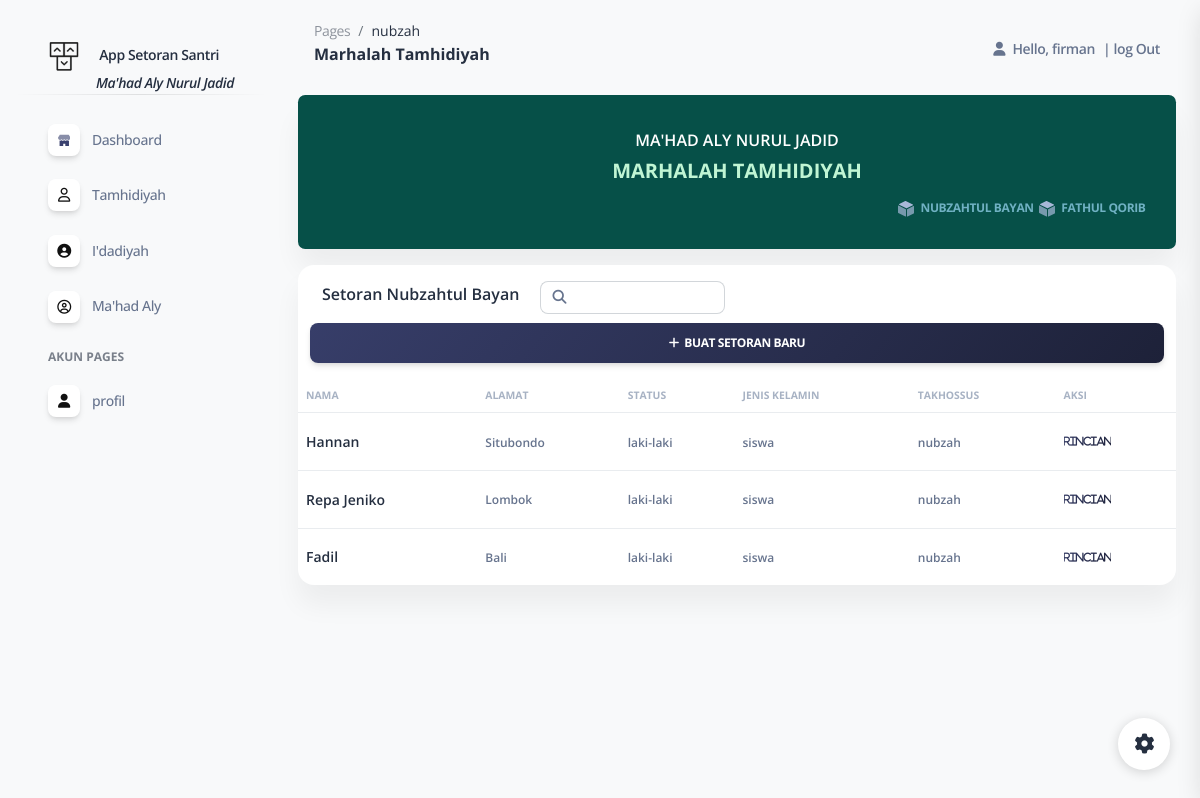
Screenshot of /nubzah/ (signed in) with the database file from the repository.
### appstor/models.py (models this page shows, shortened)
class Santri(models.Model):
    jenis={
        ('laki-laki','laki-laki'),
        ('perempuan','perempuan')
     }
    statusp={
        ('siswa','siswa'),
        ('mahasiswa','mahasiswa'),
        ('salaf','salaf')
     }
    marhalah={
        ('Tamhidiyah','Tamhidiyah'),
        ('Idadiyah','Idadiyah'),
        ('Mahad Aly','Mahad Aly'),
     }
    jns={
        ('nubzah','nubzah'),
        ('fathul qorib','fathul qorib'),
        ('fathul muin','fathul muin'),
        ('faroid','faroid'),
        ('arudl','arudl'),
        ('mantiq','mantiq'),
        ('balaghoh','balaghoh'),
        ('qowaid fiqh','qowaid fiqh'),
        ('usul fiqh','usul fiqh'),
     }
    nama = models.CharField(max_length=200, blank=False, null=True)
    alamat = models.CharField( max_length=200, blank=True, null=True)
    status = models.CharField(choices=statusp, max_length=200, blank=True, null=True)
    jk = models.CharField(choices=jenis, max_length=20, blank=True, null=True)
    marhalah= models.CharField(choices=marhalah, max_length=30, blank=True, null=True)
    takhossus = models.CharField(choices=jns, max_length=30, blank=True, null=True)

### appstor/views.py (the view)
@login_required(login_url='login')
def nubzah(request):
    list_qorib = Santri.objects.all()
    filterqrbn = list_qorib.filter(takhossus = 'nubzah')
    filter_santrin = SantriFilter(request.GET, queryset=filterqrbn)
    filterqrbn =filter_santrin.qs
    context = {
        'judul' : 'Marhalah Tamhidiyah',
        'menu': 'nubzah',
        'page': 'nubzah',
        'nubzah': filterqrbn,
        'filter_data_santri': filter_santrin,
    }
    return render(request, 'data/nubzah.html', context)

### appstor/templates/data/nubzah.html (shortened to what this page needs)
{% extends "data/main.html" %}
{% block content %}
{% load static %}
{% load widget_tweaks %}
<div class="container-fluid">
        <div class="col-lg-0 mb-lg-0 mb-2">
            <div class="card">
                    <div  style="background-color:rgb(6, 80, 72); " class="card-body p-20 badge filter mt-0 w-100 me-4">
                    <div class="row">
                        <div class="col-lg-0">
                            <div class="d-flex flex-column h-50">
                                <p class="mb-1 pt-2 text-bold">ma'had aly nurul jadid</p>
                                <h5 class="font-weight-bolder " style="color:rgb(192, 245, 212);">{{ judul}}</h5>
                                <div class="row gx-4">
                                    <div
                                        class="col-lg-4 col-md-6 my-sm-auto ms-sm-auto me-sm-0 mx-auto mt-3 bg-transparent">
                                        <ul class="nav nav-pills nav-fill p-1 bg-transparent" role="tablist">
                                            <li class="nav-item">
                                                <a data-bs-toggle="url" role="url" aria-controls="overview"
                                                    aria-selected="true">
                                                    <a class="nav-link mb-0 px-0 py-1  " href="{% url 'nubzah' %}">
                                                      <span class="ms-1" style="color:#70b1c3;">Nubzahtul Bayan</span>
                                                    </a>
                                                </a>
                                            </li>
                                            <li class="nav-item">
                                                <a data-bs-toggle="url" role="url" aria-controls="overview"
                                                    aria-selected="true">
                                                    <a class="nav-link mb-0 px-0 py-1 " href="{% url 'qorib' %}">
                                                      <span class="ms-1" style="color:#70b1c3;">Fathul Qorib</span>
                                                    </a>
                                                </a>
                                            </li>
                                        </ul>
                                    </div>
                                </div>
                            </div>
                        </div>
                    </div>
                </div>
            </div>
        </div>
        <div class="row mt-3">
            <div class="col-12">
                <div class="card mb-4">
                    <div class="ms-4 mt-3  pe-md-3 d-flex align-items-center">
                        <div class="me-md-2 w-25">
                            <h6>Setoran Nubzahtul Bayan </h6>
                        </div>
                        <form method="get">
                            <div class="row  text-sm  w-600 ">
                                     <div class="col input-group " style="width: 100;" aria-placeholder="cari nama">
                                    <span class="input-group-text text-body"><i class="fas fa-search" aria-hidden="true"
                                            aria-placeholder="nama"></i></span>
                                    {{ filter_data_santri.form.nama | add_class:"form-control form-control-sm"}}
                                </div>
                            </div>
                        </form>
                    </div>
                    <div class="position-relative width-20px bg-cover top-0 width-20 ms-4 mb-3 mt-2 me-4 mx-0 ">
                        <div class="row">
                            <a class="btn bg-gradient-dark mb-0" href="{% url 'setorbaru' %}"><i
                                    class="fas fa-plus"></i>&nbsp;&nbsp;buat setoran baru</a>
                        </div>
                    </div>
                    <div class="card-body px-0 pt-0 pb-0">
                        <div class="table-responsive p-0">
                            <table class="table align-items-center justify-content-center mb-0">
                                <thead>
                                    <tr>
                                        <td
                                            class="text-uppercase text-secondary text-xxs font-weight-bolder opacity-7 ms-2 ps-2">
                                              Nama</td>
                                        <td
                                            class="text-uppercase text-secondary text-xxs font-weight-bolder opacity-7 ps-2">
                                            alamat</td>
                                        <td
                                            class="text-uppercase text-secondary text-xxs font-weight-bolder  opacity-7 me-sm-1 ps-2">
                                            status</td>
                                        <td
                                            class="text-uppercase text-secondary text-xxs font-weight-bolder  opacity-7 me-sm-1 ps-2">
                                            Jenis kelamin</td>
                                        <td
                                            class="text-uppercase text-secondary text-xxs font-weight-bolder  opacity-7 me-sm-1 ps-2">
                                            takhossus</td>
                                        <td
                                            class="text-uppercase text-secondary text-xxs font-weight-bolder  opacity-7 ps-2">
                                            aksi</td>
                                    </tr>
                                </thead>
                                <tbody>
                                    {% for datanubzah in nubzah %}
                                    <tr>
                                        <td>
                                            <div class="d-flex px-0">
                                                <div class="my-auto">
                                                    <h6 class="mb-0 text-sm"> {{ datanubzah.nama }}</h6>
                                                </div>
                                            </div>
                                        </td>
                                        <td>
                                            <span class="text-xs font-weight-bold"> {{ datanubzah.alamat }}</span>
                                        </td>
                                        <td>
                                            <span class="text-xs font-weight-bold"> {{ datanubzah.jk }}</span>
                                        </td>
                                        <td>
                                            <span class="text-xs font-weight-bold"> {{ datanubzah.status }}</span>
                                        </td>
                                        <td> <span class="text-xs font-weight-bold"> {{ datanubzah.takhossus}}</span>
                                        </td>
                                        <td class="align-items-center">
                                            <div class="ms-sm-0">
                                                <a class="btn btn-link text-dark text-gradient px-0 mb-0"
                                                    href="{% url 'strnubzah' datanubzah.id %}"><i class="fa fa-view text-xxs me-0"
                                                        aria-hidden="true">rincian</i></a>
                                            </div>
                                        </td>
                                    </tr>
                                    </tr>{% endfor %}
                                </tbody>
                            </table>
                        </div>
                    </div>
                </div>
            </div>
        </div>
    </div>
    {% endblock content %}

### appstor/templates/data/navbar.html (shortened to what this page needs)
{% load static %}
<!DOCTYPE html>
<html lang="en">
    <nav class="navbar navbar-main navbar-expand-lg px-0 mx-4 shadow-none border-radius-xl" id="navbarBlur" navbar-scroll="true">
        <div class="container-fluid py-1 px-3">
          <nav aria-label="breadcrumb">
            <ol class="breadcrumb bg-transparent mb-0 pb-0 pt-1 px-0 me-sm-6 me-5">
              <li class="breadcrumb-item text-sm"><a class="opacity-5 text-dark" href="javascript:;">Pages</a></li>
              <li class="breadcrumb-item text-sm text-dark active" aria-current="page">{{ page}}</li>
            </ol>
            <h6 class="font-weight-bolder mb-lg-3">{{ judul }}</h6>
          </nav>
          <div class="collapse navbar-collapse mt-sm-0 mt-2 me-md-0 me-sm-4" id="navbar">
            <ul class="navbar-nav  justify-content-end">
                <li class="nav-item d-flex align-items-center">
                    <a href="javascript:;" class="nav-link text-body font-weight-bold px-0">
                        <i class="fa fa-user me-sm-1"></i>
                        <span class="me-2 d-sm-inline d-none">Hello, {{ request.user }}</span>
                    </a>
                </li>
                {% if user.is_authenticated %}
                <li class="nav-item  d-flex align-items-center">
                    <a href="{% url 'logout' %}" class="nav-link text-body font-weight-bold px-0">
                    |
                        <span class="d-sm-inline M17 d-none">log Out</span>
                    </a>
                </li>
                {% endif %}
            </ul>
        </div>
    </div>
</nav>
</html>

### rows the page displays
Santri: nama "Hannan", alamat "Situbondo", jk "laki-laki", status "siswa", takhossus "nubzah"
Santri: nama "Repa Jeniko", alamat "Lombok", jk "laki-laki", status "siswa", takhossus "nubzah"
Santri: nama "Fadil", alamat "Bali", jk "laki-laki", status "siswa", takhossus "nubzah"

### other values shown
{{ page }} "nubzah"
{{ judul }} "Marhalah Tamhidiyah"
{{ request.user }} "firman"
{{ judul }} "MARHALAH TAMHIDIYAH"
